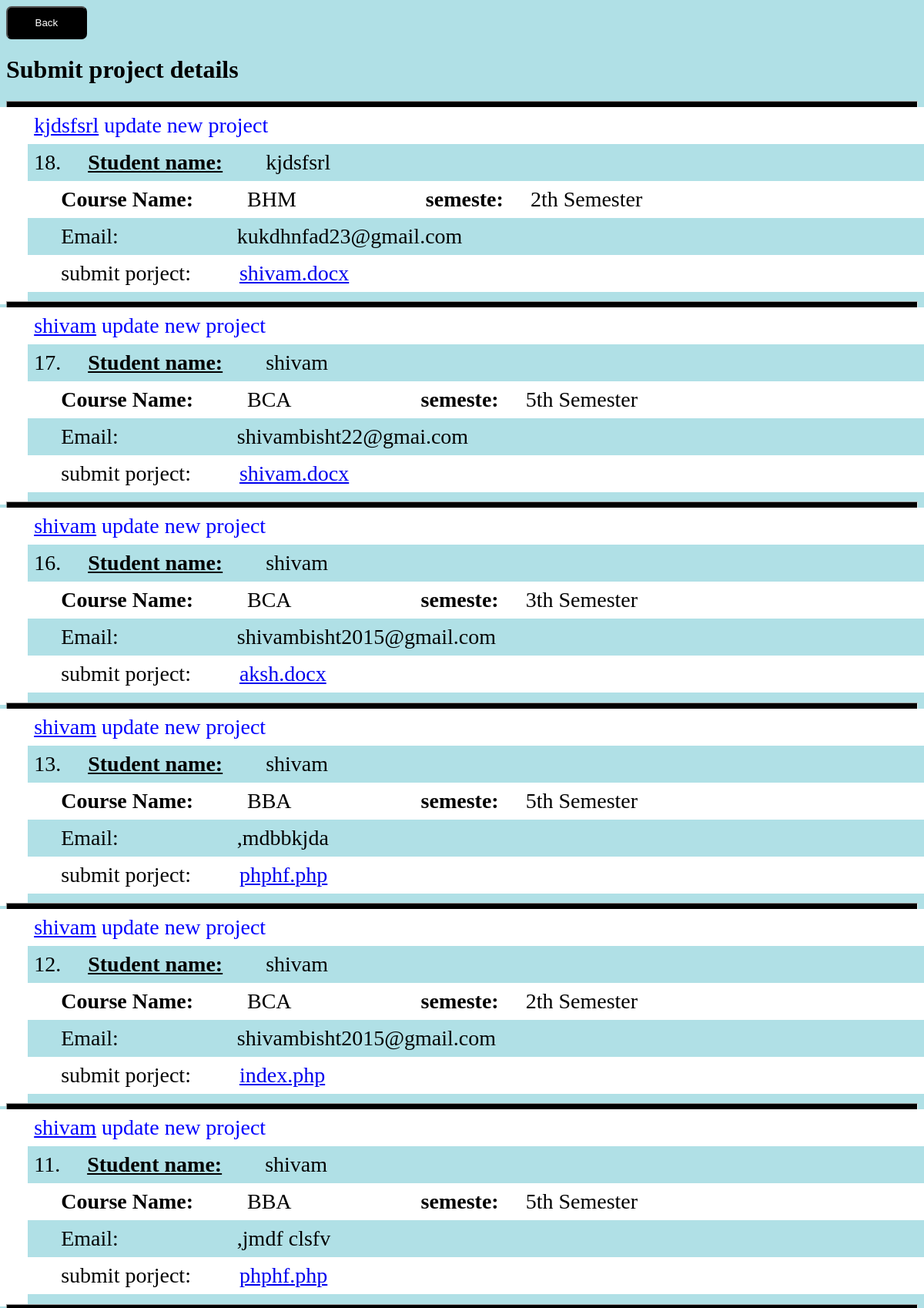
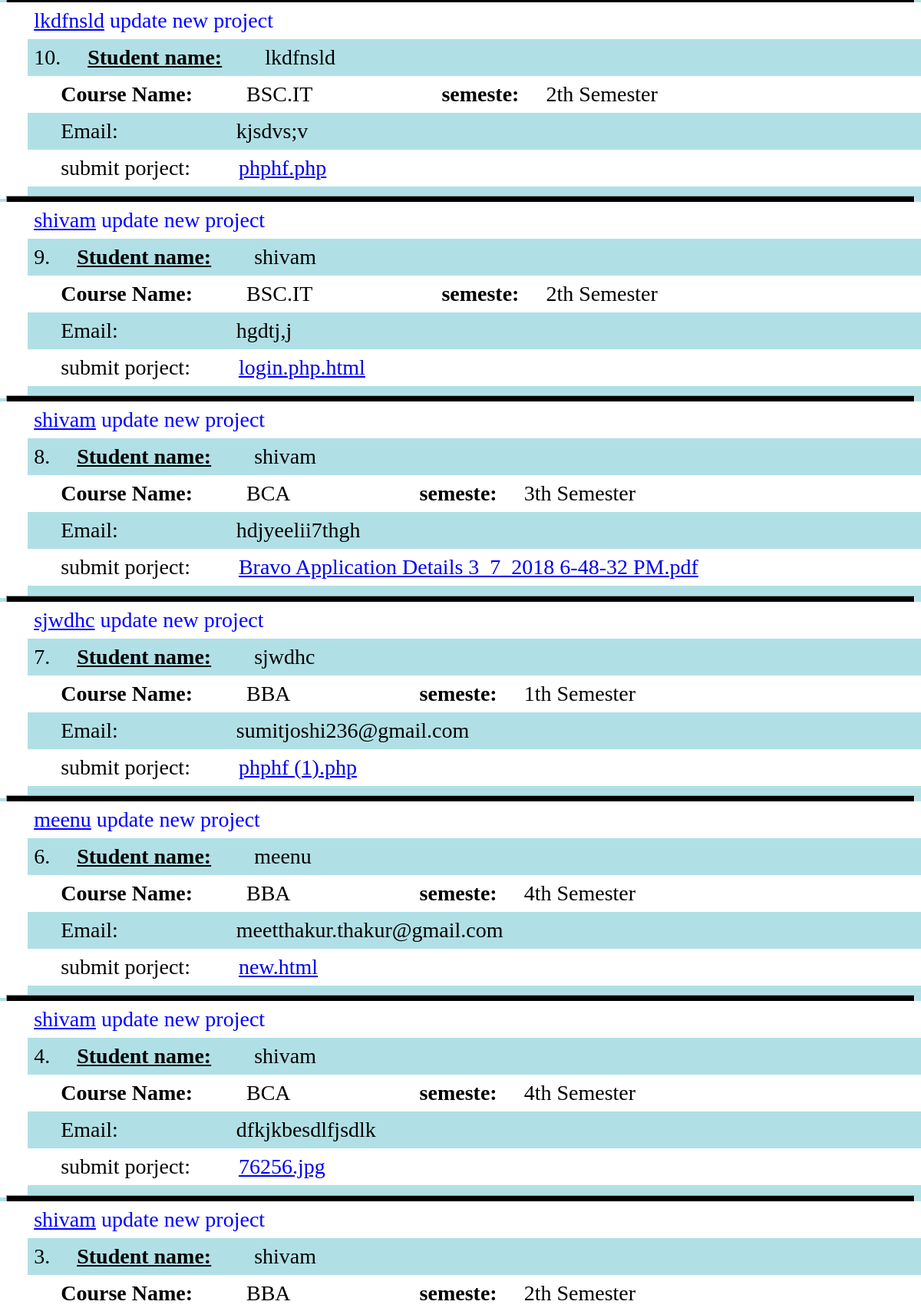
Screenshot of /projects.php (signed in, upper part) with the database file from the repository (2 pictures, top to bottom).
### tables this page shows
CREATE TABLE `uplode` (
  `id` int(50) NOT NULL,
  `file` varchar(100) NOT NULL,
  `text` varchar(1000) NOT NULL,
  `course` varchar(150) NOT NULL,
  `sem` varchar(100) NOT NULL,
  `email` varchar(100) NOT NULL,
  `userid` int(100) NOT NULL
);

### projects.php (the view, shortened to what this page needs)
<a href="welcome2.php"><input type="button" name="back" value="Back"></a>
<h1> Submit project details</h1>
<!DOCTYPE html>
<html>
<head>
</head>
<body>
<div class="details">
<?php
$con=mysqli_connect('localhost','root','','register');
$query=mysqli_query($con," SELECT * FROM uplode ORDER BY id DESC");
$rowcount= mysqli_num_rows($query);
for ($i=1; $i <=$rowcount; $i++) {
	$row= mysqli_fetch_array($query);
 ?>
 <hr>
		<ul>
			<li><font color="blue"><u><?php echo $row['text'] ?></u> update new project</font></li>
		<li><?php echo $row['id'] ?>.&nbsp;&nbsp;&nbsp;&nbsp;&nbsp;<b><u>Student name:</u></b>&nbsp;&nbsp;&nbsp;&nbsp;&nbsp;&nbsp;&nbsp;&nbsp;<?php echo $row['text'] ?> </li>
		<li><b>Course Name:</b><?php echo $row['course'] ?><b>semeste:</b><?php echo $row['sem'] ?></li>
		<li>&nbsp;&nbsp;&nbsp;&nbsp;&nbsp;Email:&nbsp;&nbsp;&nbsp;&nbsp;&nbsp;&nbsp;&nbsp;&nbsp;&nbsp;&nbsp;&nbsp;&nbsp;&nbsp;&nbsp;&nbsp;&nbsp;&nbsp;&nbsp;&nbsp;&nbsp;&nbsp;&nbsp;<?php echo $row['email'] ?></li>
		<li> &nbsp;&nbsp;&nbsp;&nbsp;&nbsp;submit porject:&nbsp;&nbsp;&nbsp;&nbsp;&nbsp;&nbsp;&nbsp;&nbsp; <a href='uplode/<?php echo $row['file'] ?>'><?php echo $row['file'] ?></a></li>
		<li></li>
	</ul></div>
<?php } ?>
</body>
</html>

### projects.php (style rules this page uses)
body { background-size: cover; background-color: powderblue; background-attachment: fixed; }
ul { font-size:20px; margin-left:-10px; margin-right:-10px; margin: -1%; overflow: hidden; background-color:white; text-decoration: none; list-style-type: none; }
li { display: block;padding:8px;text-decoration:none; color:black; text-decoration: none; font-size: 28px; }
li:nth-child(even) { background-color: powderblue; }
hr { background-color:black; height:10px; }
input[type="button"] { padding: 1% 3%; background-color:black; border-radius: 7px; color:white; }

### rows the page displays
uplode: text "kjdsfsrl", id "18", course "BHM", sem "2th Semester", email "kukdhnfad23@gmail.com", file "shivam.docx"
uplode: text "shivam", id "17", course "BCA", sem "5th Semester", email "shivambisht22@gmai.com", file "shivam.docx"
uplode: text "shivam", id "16", course "BCA", sem "3th Semester", email "shivambisht2015@gmail.com", file "aksh.docx"
uplode: text "shivam", id "13", course "BBA", sem "5th Semester", email ",mdbbkjda", file "phphf.php"
uplode: text "shivam", id "12", course "BCA", sem "2th Semester", email "shivambisht2015@gmail.com", file "index.php"
uplode: text "shivam", id "11", course "BBA", sem "5th Semester", email ",jmdf clsfv", file "phphf.php"
uplode: text "lkdfnsld", id "10", course "BSC.IT", sem "2th Semester", email "kjsdvs;v", file "phphf.php"
uplode: text "shivam", id "9", course "BSC.IT", sem "2th Semester", email "hgdtj,j", file "login.php.html"
uplode: text "shivam", id "8", course "BCA", sem "3th Semester", email "hdjyeelii7thgh", file "Bravo Application Details 3_7_2018 6-48-32 PM.pdf"
uplode: text "sjwdhc", id "7", course "BBA", sem "1th Semester", email "sumitjoshi236@gmail.com", file "phphf (1).php"
uplode: text "meenu", id "6", course "BBA", sem "4th Semester", email "meetthakur.thakur@gmail.com", file "new.html"
uplode: text "shivam", id "4", course "BCA", sem "4th Semester", email "dfkjkbesdlfjsdlk", file "76256.jpg"
uplode: text "shivam", id "3", course "BBA", sem "2th Semester"
